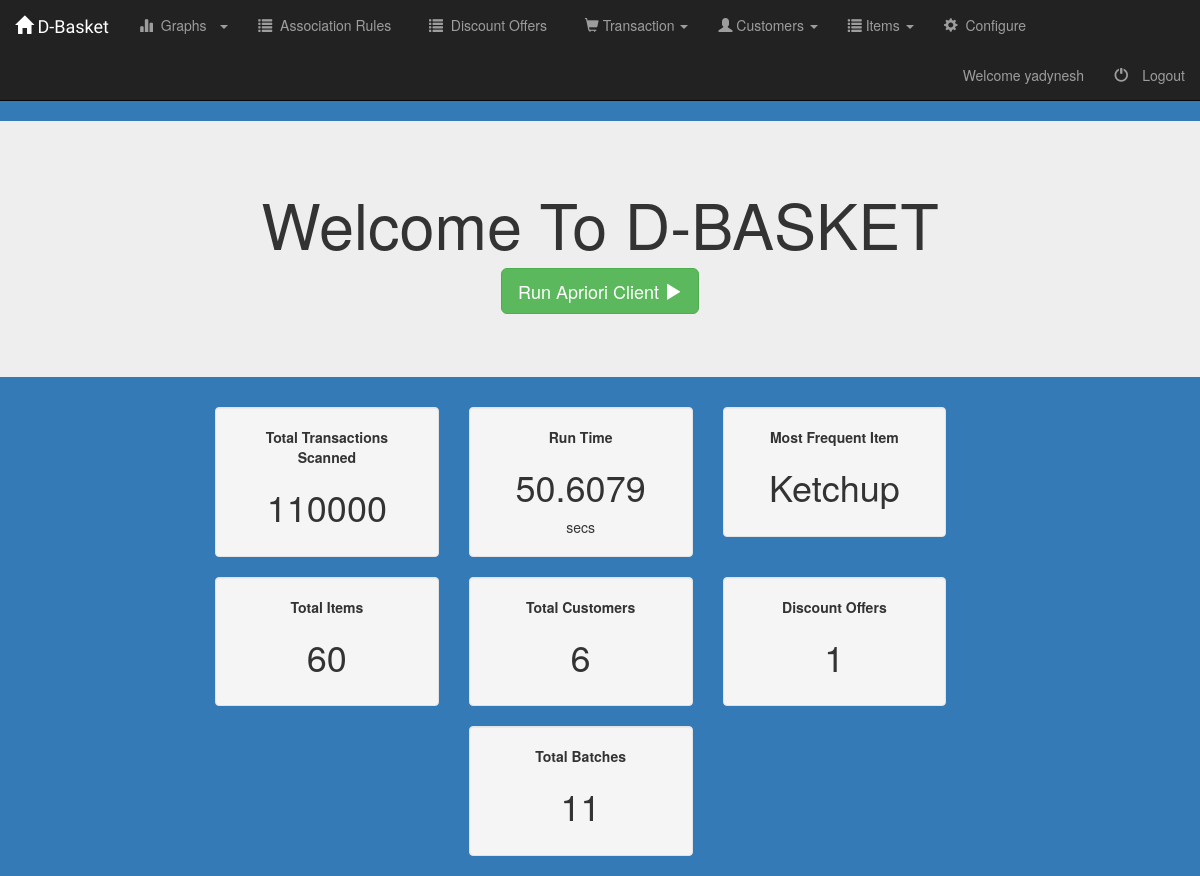
/emp/home (signed in), run on an earlier commit of the app's database.
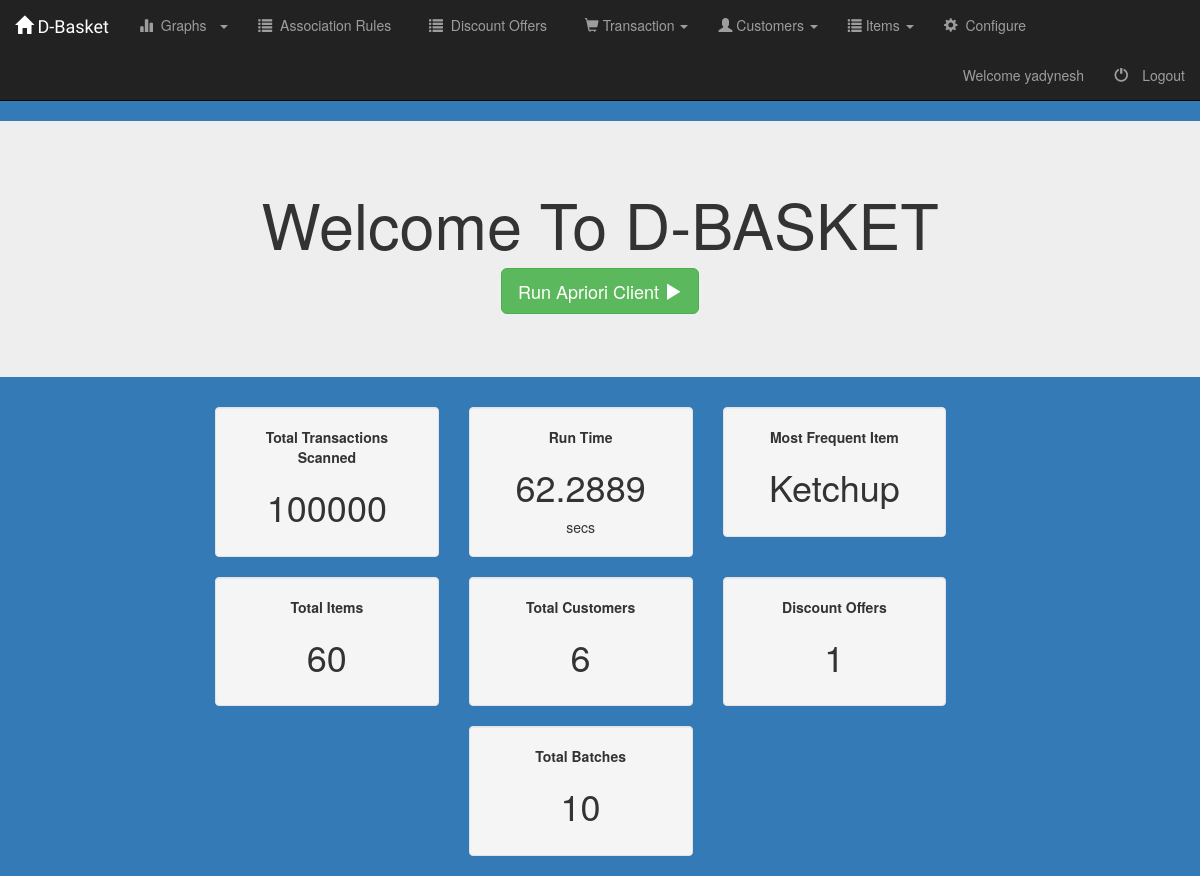
And on a later commit of the database.
### AdminPanel/models.py (models this page shows, shortened)
class Statistic(models.Model):
	rows_scanned = models.BigIntegerField(default = 1)
	run_time = models.FloatField()
	most_frequent_item = models.ForeignKey(Item, on_delete=models.CASCADE, blank=True, null=True)
	total_batches = models.IntegerField()

class Item(models.Model):
	item_name = models.CharField(max_length = 50, verbose_name = 'Item Name')
	stocks = models.IntegerField()

### AdminPanel/views.py (the view)
class AdminFormView(View):
    def get(self, request, *args, **kwargs):
        template = "AdminPanel/home.html"
        stats_object = Statistic.objects.first()
        item_count = Item.objects.count()
        customer_count = Customer.objects.count()
        discount_count = Discount.objects.count()
        discount_offers = Discount.objects.all()
        context = {
            'stats_object' : stats_object,
            'item_count' : item_count,
            'customer_count' : customer_count,
            'discount_count' : discount_count,
            'rows_scanned' : (stats_object.rows_scanned - 1),
            'discount_offers' : discount_offers,
        }
        return render(request, template, context)

### AdminPanel/templates/AdminPanel/home.html (shortened to what this page needs)
{% extends "base.html" %}
{% block tabs %}
	{% include "AdminPanel/tabs.html" with active_tab='home' %}
{% endblock tabs %}
{% block content %}
	<div class="jumbotron">
		<div class="container text-center">
			<h1>Welcome To D-BASKET</h1>
			<p>
				<a class ="btn btn-success btn-lg " href="{% url 'adminpanel:runclient' %}">
					Run Apriori Client
					<span class="glyphicon glyphicon-play" aria-hidden="true"/>
				</a>
			</p>
		</div>
	</div>
	<div id="">
		<div class="row col-md-offset-2">
			<div class="container col-md-3">
		  		<div class="well text-center">
		  			<b>Total Transactions Scanned</b><br/>
					<h1>{{rows_scanned}}</h1>
		  		</div>
			</div>
			<div class="container col-md-3">
		  		<div class="well text-center">
		  			<b>Run Time</b><br/>
					<h1>{{stats_object.run_time}}</h1> secs
		  		</div>
			</div>
			<div class="container col-md-3">
		  		<div class="well text-center">
		  			<b>Most Frequent Item</b><br/>
					<h1>{{stats_object.most_frequent_item.item_name.capitalize}}</h1>
		  		</div>
			</div>
		</div>
		<div class="row col-md-offset-2">
			<div class="container col-md-3">
		  		<div class="well text-center">
		  			<b>Total Items</b><br/>
					<h1>{{item_count}}</h1>
		  		</div>
			</div>
			<div class="container col-md-3">
		  		<div class="well text-center">
		  			<b>Total Customers</b><br/>
					<h1>{{customer_count}}</h1>
		  		</div>
			</div>
			<div class="container col-md-3">
		  		<div class="well text-center">
		  			<b>Discount Offers</b><br/>
					<h1>{{discount_count}}</h1>
		  		</div>
			</div>
		</div>
		<div class="row col-md-offset-2">
			<div class="container col-md-offset-3 col-md-3">
		  		<div class="well text-center">
		  			<b>Total Batches</b><br/>
					<h1>{{stats_object.total_batches}}</h1>
		  		</div>
			</div>
		</div>
	</div>
{% endblock content %}

### AdminPanel/templates/base.html (shortened to what this page needs)
<!DOCTYPE html>
<html>
<head>
	<link href="https://maxcdn.bootstrapcdn.com/bootstrap/3.3.7/css/bootstrap.min.css" rel="stylesheet">
	{% load staticfiles %}
	<link rel="stylesheet" type="text/css" href="{% static "AdminPanel/style.css" %}">
</head>
<body>
	<nav class="navbar navbar-inverse navbar-static-top" role="navigation">
		<div class="container-fluid">
			<div class="navbar-header">
				<a class="navbar-brand fontCourgette" href="{% url 'adminpanel:home' %}">
					<span class="glyphicon glyphicon-home"></span>
					D-Basket
				</a>
			</div>
			<div class="collapse navbar-collapse navbar-ex1-collapse">
			{% if user.is_authenticated  %}
					{% block tabs %}
					{% endblock tabs %}
			{% endif %}
					<ul class="nav navbar-nav navbar-right">
						{% if user.is_authenticated  %}
							<li>
								<a>Welcome {{user.username}}</a>
							</li>
							<li><a href="/accounts/logout">
									<span class="glyphicon glyphicon-off">&nbsp;</span>Logout
								</a>
							</li>
						{% endif %}
					</ul>
				</div>
		</div>
	</nav>
	{% block content %}
	{% endblock content %}
</body>
</html>

What changed in the data, as far as the page shows it:
changed Statistic "Ketchup": run_time "50.6079" → "62.2889"; total_batches "11" → "10"
Also different on the page:
{{ rows_scanned }}: "110000" → "100000"
